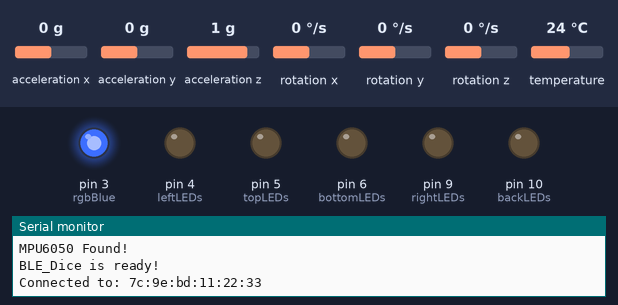
Simulated run of this sketch. Board: Arduino Nano, built with avr-gcc and run on an emulated ATmega328P. Parts: output pins drawn as LEDs (lit = HIGH), the last lines printed to the serial monitor. Dashed ring = blinking. Inputs (shaded band) come from the test bench; at power-on: acceleration x 0 g, acceleration z 1 g, acceleration y 0 g, rotation x 0 °/s, rotation y 0 °/s, rotation z 0 °/s, temperature 24 °C. Nothing arrives over Bluetooth unless stated; a phone connects over Bluetooth LE 3 s after start.

Above: at 3.8 s.
3.9 s: acceleration x set to -1 g
5.4 s: acceleration x set to -1.3 g
At 5.55 s:
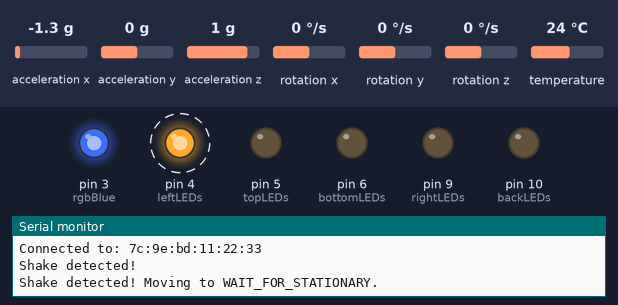
At 6.0 s:
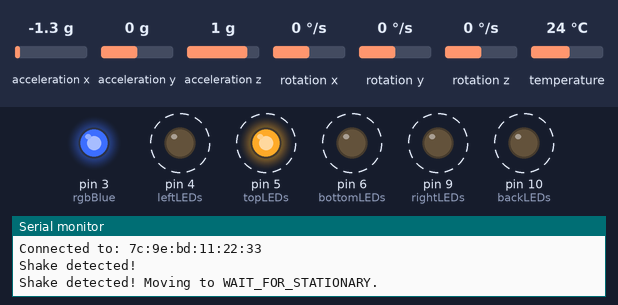
8.4 s: acceleration z set to -0.8 g
At 8.55 s:
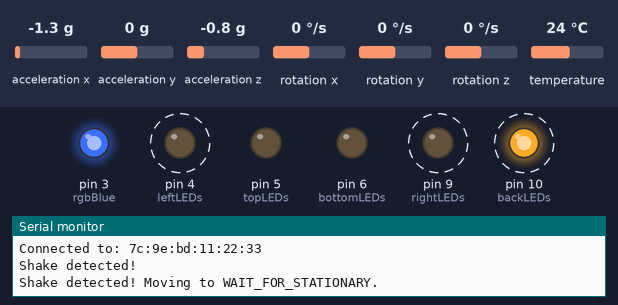
Timing chart, 0 to 11.7 s (numbered marks = the images above; inputs shaded):
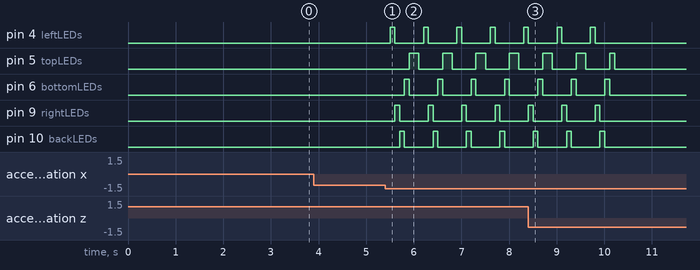

Measured:
- the behaviour switches between -1.1 and -1.2 g on acceleration x (found by bisection; images 0 and 1)
- after the input at 3.9 s, every drawn part: stays the same
- after the input at 5.4 s, pin 4 (leftLEDs): alternates HIGH for 0.10 s and LOW for 0.60 s, starting after 0.10 s; pin 5 (topLEDs): alternates HIGH for 0.20 s and LOW for 0.50 s, starting after 0.50 s
- after the input at 8.4 s, pin 4 (leftLEDs): goes on until 9.8 s, then stays LOW; pin 6 (bottomLEDs): goes on until 10.1 s, then stays LOW; pin 9 (rightLEDs): goes on until 9.9 s, then stays LOW; pin 10 (backLEDs): goes on until 10.0 s, then stays LOW

The sketch:

BLE_Dice.ino
```cpp
// (licence header left out)
#include <Wire.h>
#include <Adafruit_MPU6050.h>
#include <Adafruit_Sensor.h>
#include <ArduinoBLE.h>

// Pin definitions
#define rgbRed A7
#define rgbGreen A6
#define rgbBlue 3
#define leftLEDs 4
#define rightLEDs 9
#define backLEDs 10
#define bottomLEDs 6
#define topLEDs 5

Adafruit_MPU6050 mpu;

// Variables for shake and stationary detection
float shakeThreshold = 15.0; // Adjust for shake sensitivity
float stationaryThreshold = 15.0; // Threshold for being stationary
unsigned long stationaryDuration = 1500; // Duration to confirm stationary (in ms)

// BLE Characteristics
BLEService diceService("180A");//0000180A-0000-1000-8000-00805f9b34fb
BLEByteCharacteristic statusCharacteristic("2A57", BLERead | BLEWrite | BLENotify);//00002A58-0000-1000-8000-00805f9b34fb
BLEByteCharacteristic faceCharacteristic("2A58", BLERead | BLENotify);//00002A57-0000-1000-8000-00805f9b34fb

// Other Variables
int currentFace = -1; // Tracks the current face
unsigned long lastStationaryTime = 0;
unsigned long lastRGBBlinkTime = 0;
bool BLEStatus = false;
int LEDPins[7] = {-1,A6, 4, 5, 6, 9,10};

enum DiceState {
  WAIT_FOR_SHAKE,
  WAIT_FOR_STATIONARY,
  UPDATE_FACE,
  WAIT_FOR_BLE_RESET
};

DiceState currentState = WAIT_FOR_SHAKE; // Start in the WAIT_FOR_SHAKE state
unsigned long lastFlashTime = 0; // For non-blocking sequential LED flashing
int flashIndex = 0; // Current LED index for sequential flashing
bool shakeDetected = false; // To track shake detection
unsigned long stationaryStartTime = 0; // Track time for stationary detection


void setup() {
  Serial.begin(115200);

  // Initialize MPU6050
  if (!mpu.begin()) {
    Serial.println("Failed to find MPU6050 chip");
    while (1);
  }
  Serial.println("MPU6050 Found!");

  mpu.setAccelerometerRange(MPU6050_RANGE_8_G);
  mpu.setFilterBandwidth(MPU6050_BAND_21_HZ);

  // Initialize LED pins
  pinMode(rgbRed, OUTPUT);
  pinMode(rgbGreen, OUTPUT);
  pinMode(rgbBlue, OUTPUT);
  pinMode(leftLEDs, OUTPUT);
  pinMode(rightLEDs, OUTPUT);
  pinMode(backLEDs, OUTPUT);
  pinMode(bottomLEDs, OUTPUT);
  pinMode(topLEDs, OUTPUT);

  turnOffAllLEDs(); // Ensure all LEDs are off at boot
  digitalWrite(rgbRed, LOW);
  // Initialize BLE
  if (!BLE.begin()) {
    Serial.println("Starting BLE failed!");
    while (1);
  }
  BLE.setLocalName("BLE_Dice");
  BLE.setAdvertisedService(diceService);

  diceService.addCharacteristic(statusCharacteristic);
  diceService.addCharacteristic(faceCharacteristic);

  BLE.addService(diceService);

  // Set characteristics to 0 at boot
  statusCharacteristic.writeValue(0);
  faceCharacteristic.writeValue(0);

  BLE.advertise();
  Serial.println("BLE_Dice is ready!");

}

void loop() {
  // Handle BLE
  BLEDevice central = BLE.central();
  if (central) {
    BLEStatus = true;
    Serial.print("Connected to: ");
    Serial.println(central.address());
    currentState = WAIT_FOR_SHAKE;
    statusCharacteristic.writeValue(0); // Dice ready
    faceCharacteristic.writeValue(0); // Detected face
    turnOffAllLEDs();
    while (central.connected()) {
      handleDiceLogic();
    }
    Serial.println("Disconnected from central");
    turnOffAllLEDs();
    BLEStatus = false;
    digitalWrite(rgbRed, LOW);
  }
  if(BLEStatus == false) {
  blinkRGB();
  }
}

void handleDiceLogic() {
  switch (currentState) {
    case WAIT_FOR_SHAKE:
      // Blink blue LED until shake is detected
      blinkBlueLED();
      if (detectShake()) {
        shakeDetected = true;
        digitalWrite(rgbBlue, HIGH); // Turn off blue LED
        currentState = WAIT_FOR_STATIONARY; // Move to next state
        Serial.println("Shake detected! Moving to WAIT_FOR_STATIONARY.");
      }
      break;

    case WAIT_FOR_STATIONARY:
      // Flash LEDs sequentially until stationary
      if (millis() - lastFlashTime >= 100) { // Non-blocking delay for LED flashing
        flashSequentialLEDs();
        lastFlashTime = millis();
      }
      if (detectStationary()) {
        currentState = UPDATE_FACE; // Move to next state
        Serial.println("Stationary detected! Moving to UPDATE_FACE.");
      }
      break;

    case UPDATE_FACE:
      // Determine face and update LEDs and BLE characteristics
      currentFace = determineFace();
      if(currentFace < 0)
      {
        return;
      }
      updateLEDs(currentFace);

      // Set BLE characteristics
      statusCharacteristic.writeValue(1); // Dice ready
      faceCharacteristic.writeValue(currentFace); // Detected face

      Serial.println("Face updated! Waiting for BLE reset.");
      currentState = WAIT_FOR_BLE_RESET; // Move to next state
      break;

    case WAIT_FOR_BLE_RESET:
      // Wait for user to set statusCharacteristic to 0
      if (statusCharacteristic.value() == 0) {
        turnOffAllLEDs(); // Reset LEDs before next cycle
        currentState = WAIT_FOR_SHAKE; // Go back to initial state
        Serial.println("BLE reset! Returning to WAIT_FOR_SHAKE.");
      }
      break;
  }
}

bool detectShake() {
  sensors_event_t a, g, temp;
  mpu.getEvent(&a, &g, &temp);

  float magnitude = sqrt(a.acceleration.x * a.acceleration.x +
                         a.acceleration.y * a.acceleration.y +
                         a.acceleration.z * a.acceleration.z);

  if (magnitude > shakeThreshold) {
    Serial.println("Shake detected!");
    return true;
  }
  return false;
}

bool detectStationary() {
  static float accelSum = 0;         // Sum of acceleration magnitudes
  static int sampleCount = 0;        // Number of samples in the averaging window

  sensors_event_t a, g, temp;
  mpu.getEvent(&a, &g, &temp);

  float magnitude = sqrt(a.acceleration.x * a.acceleration.x +
                         a.acceleration.y * a.acceleration.y +
                         a.acceleration.z * a.acceleration.z);

  // Add current magnitude to the sum
  accelSum += magnitude;
  sampleCount++;

  // Average the acceleration magnitude over the sample window
  float averageMagnitude = accelSum / sampleCount;

  if (averageMagnitude < stationaryThreshold) {
    if (millis() - lastStationaryTime > stationaryDuration) {
      // Reset for the next cycle
      accelSum = 0;
      sampleCount = 0;
      Serial.println("Stationary detected!");
      return true;
    }
  } else {
    // Reset stationary timer if movement is above the threshold
    lastStationaryTime = millis();
    accelSum = 0;
    sampleCount = 0;
  }

  return false;
}

int determineFace() {
  sensors_event_t a, g, temp;
  mpu.getEvent(&a, &g, &temp);

  if (a.acceleration.y > 8.0) return 3; // Top
  if (a.acceleration.y < -8.0) return 4; // Bottom
  if (a.acceleration.z > 8.0) return 5; // Right
  if (a.acceleration.z < -8.0) return 2; // Left
  if (a.acceleration.x > 8.0) return 6; // Back
  if (a.acceleration.x < -8.0) return 1; // Front
  return -1; // Unknown
}

void flashSequentialLEDs() {
  const int leds[] = {rgbGreen,leftLEDs, rightLEDs, backLEDs, bottomLEDs, topLEDs};
  for (int i = 0; i < 6; i++) {
    turnOffAllLEDs();
    if(i == 0)
    {
        digitalWrite(leds[i], LOW);
    }
    else {
        digitalWrite(leds[i], HIGH);
    }
    delay(100);
  }
}

void blinkBlueLED() {
  static unsigned long lastBlinkTime = 0;
  static bool ledState = false;

  if (millis() - lastBlinkTime >= 500) {
    ledState = !ledState;
    digitalWrite(LEDPins[currentFace], ledState ? LOW : HIGH);
    lastBlinkTime = millis();
  }
}

void blinkRGB() {

  if (millis() - lastRGBBlinkTime >= 200) {
    if(digitalRead(rgbRed) == 0)
    {
      digitalWrite(rgbRed, HIGH);
      digitalWrite(rgbBlue, HIGH);
      digitalWrite(rgbGreen, LOW);
    }
    else if(digitalRead(rgbGreen) == 0)
    {
      digitalWrite(rgbRed, HIGH);
      digitalWrite(rgbGreen, HIGH);
      digitalWrite(rgbBlue, LOW);
    }
    else if(digitalRead(rgbBlue) == 0)
    {
      digitalWrite(rgbBlue, HIGH);
      digitalWrite(rgbGreen, HIGH);
      digitalWrite(rgbRed, LOW);
    }
    lastRGBBlinkTime = millis();
  }
}

void updateLEDs(int face) {
  turnOffAllLEDs();
  if(face == 1)
  {
    digitalWrite(LEDPins[face], LOW);
  }
  else
  {
    digitalWrite(LEDPins[face], HIGH);
  }

}

void turnOffAllLEDs() {
  digitalWrite(rgbRed, HIGH); // Fully off for common anode
  digitalWrite(rgbGreen, HIGH);
  digitalWrite(rgbBlue, HIGH);
  digitalWrite(leftLEDs, LOW);
  digitalWrite(rightLEDs, LOW);
  digitalWrite(backLEDs, LOW);
  digitalWrite(bottomLEDs, LOW);
  digitalWrite(topLEDs, LOW);
}
```
